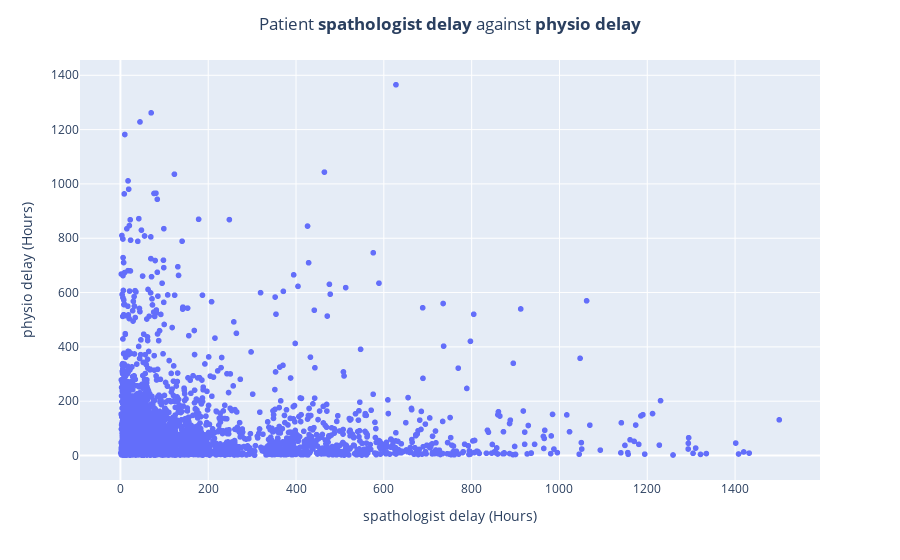

Source (notebook cell):
### Markdown cell above
## Visualization #3 - Scatterplot

### Code cell
@app.callback(
    Output("viz3_scatter", "figure"),
    [
        Input("x-axis-select", "value"),
        Input("y-axis-select", "value"),
        Input("date-picker-select", "value"),
        Input("initial-age-select", "value"),
        Input("end-age-select", "value"),
        Input("gender-switch", "checked"),
        Input("comor-switch", "checked")
    ],
)
def plot_viz3(xaxis, yaxis, time_range=default_time_range, age1=27, age2=98, gender=False, comorbidity=False):
    # plot a scatter of feature x against feature y - filter time and age range - gender defines color - comorbidity defines shape
    title = f'Patient <b>{xaxis}</b> against <b>{yaxis}</b>'
    xaxis_label = xaxis + ' (Hours)'
    yaxis_label = yaxis + ' (Hours)'
    
    if xaxis in delay_titles.values():
        for key, value in delay_titles.items():
            if value == xaxis:
                xaxis = key
                break
    if yaxis in delay_titles.values():
        for key, value in delay_titles.items():
            if value == yaxis:
                yaxis = key
                break
    
    time1 = pd.to_datetime(time_range[0])
    time2 = pd.to_datetime(time_range[1])
    x = data
    x = x[(x['Emergency Dept Time']>=time1) & (x['Emergency Dept Time']<=time2)]
    x = x[(x['Age']>=age1) & (x['Age']<=age2)]
    if gender==False and comorbidity==False:
        fig = px.scatter(x, x=xaxis, y=yaxis)
    elif gender==False and comorbidity==True:
        fig = px.scatter(x, x=xaxis, y=yaxis, symbol='Comorbidities', symbol_sequence=['circle', 'triangle-up-dot'])
    elif gender==True and comorbidity==False:
        fig = px.scatter(x, x=xaxis, y=yaxis, color='Gender')
    else:
        fig = px.scatter(x, x=xaxis, y=yaxis, symbol='Comorbidities', symbol_sequence=['circle', 'triangle-up-dot'], color='Gender')

    # Update layout with axis labels
    fig.update_layout(
        title={'text': title, 'x':0.5},
        xaxis_title=xaxis_label,
        yaxis_title=yaxis_label
    )
    
    return fig


# plot_viz3()
plot_viz3('spathologist delay', 'physio delay')

### Figure 1 — Plotly figure (JSON) as saved in the notebook; plotly's stock layout.template omitted (floating-point values rounded to 4 significant figures; data arrays with more than 128 entries replaced by an {"elided": "..."} marker saying what was removed)
{"data": [{"hovertemplate": "spathologist delay=%{x}<br>physio delay=%{y}<extra></extra>", "legendgroup": "", "marker": {"color": "#636efa", "symbol": "circle"}, "mode": "markers", "name": "", "showlegend": false, "type": "scattergl", "x": {"elided": "5147 float values"}, "xaxis": "x", "y": {"elided": "5147 float values"}, "yaxis": "y"}], "layout": {"legend": {"tracegroupgap": 0}, "margin": {"t": 60}, "title": {"text": "Patient <b>spathologist delay</b> against <b>physio delay</b>", "x": 0.5}, "xaxis": {"anchor": "y", "domain": [0, 1], "title": {"text": "spathologist delay (Hours)"}}, "yaxis": {"anchor": "x", "domain": [0, 1], "title": {"text": "physio delay (Hours)"}}}}
